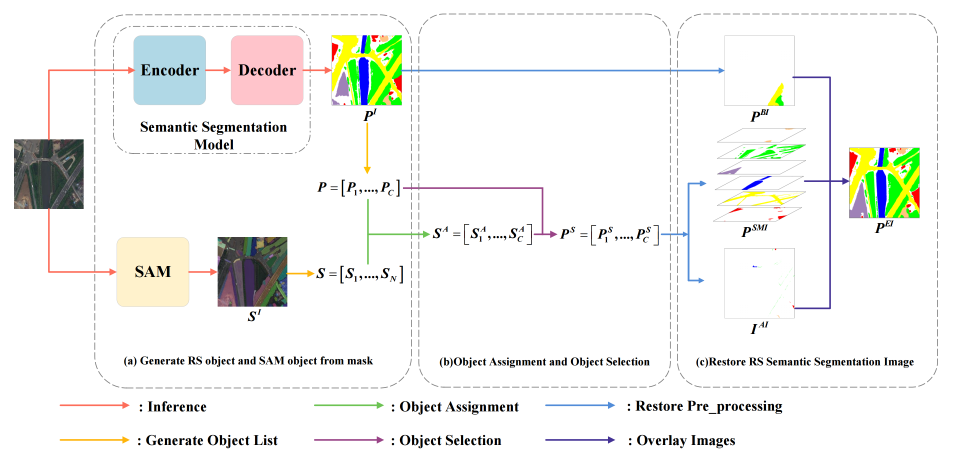
#> input picture framework.png, 2858 x 1389 px (shown at 1/3 size)
$ python -i transform.py   (imports and definitions only)
#> lines starting #> are read from the running program, lines starting #| are printed output that depends on the picture
#> further down, picture is the input picture: PIL image 2858x1389 RGB; mean R, G, B 241.8, 242.7, 239.8
import math
import numbers
from PIL import Image, ImageOps, ImageEnhance
import numpy as np
import random
from scipy.ndimage.morphology import generate_binary_structure, binary_erosion
from scipy.ndimage import maximum_filter


class Compose(object):
    def __init__(self, transforms):
        self.transforms = transforms

    # [5 lines left out: function __call__, not called in this run]


class RandomCrop(object):
    """
    Take a random crop from the image.
    First the image or crop size may need to be adjusted if the incoming image
    is too small...
    If the image is smaller than the crop, then:
         the image is padded up to the size of the crop
         unless 'nopad', in which case the crop size is shrunk to fit the image
    A random crop is taken such that the crop fits within the image.
    If a centroid is passed in, the crop must intersect the centroid.
    """
    # [62 lines left out: functions __init__, __call__, not called in this run]


class PadImage(object):
    def __init__(self, size=(512, 512), ignore_index=0):
        self.size = size
        self.ignore_index = ignore_index

    # [16 lines left out: function __call__, not called in this run]


class RandomHorizontalFlip(object):

    def __init__(self, prob: float = 0.5):
        self.prob = prob

    # [12 lines left out: function __call__, not called in this run]


class RandomVerticalFlip(object):
    def __init__(self, prob: float = 0.5):
        self.prob = prob

    # [12 lines left out: function __call__, not called in this run]


class Resize(object):
    def __init__(self, size: tuple = (512,  512)):
        self.size = size  # size: (h, w)

    def __call__(self, img, mask):
        assert img.size == mask.size
        return img.resize(self.size, Image.BICUBIC), mask.resize(self.size, Image.NEAREST)


class RandomScale(object):
    def __init__(self, scale_list=[0.75, 1.0, 1.25], mode='value'):
        self.scale_list = scale_list
        self.mode = mode

    # [11 lines left out: function __call__, not called in this run]


class ColorJitter(object):
    def __init__(self, brightness=0.5, contrast=0.5, saturation=0.5):
        if not brightness is None and brightness>0:
            self.brightness = [max(1-brightness, 0), 1+brightness]
        if not contrast is None and contrast>0:
            self.contrast = [max(1-contrast, 0), 1+contrast]
        if not saturation is None and saturation>0:
            self.saturation = [max(1-saturation, 0), 1+saturation]

    def __call__(self, img, mask=None):
        r_brightness = random.uniform(self.brightness[0], self.brightness[1])
        r_contrast = random.uniform(self.contrast[0], self.contrast[1])
        r_saturation = random.uniform(self.saturation[0], self.saturation[1])
        img = ImageEnhance.Brightness(img).enhance(r_brightness)
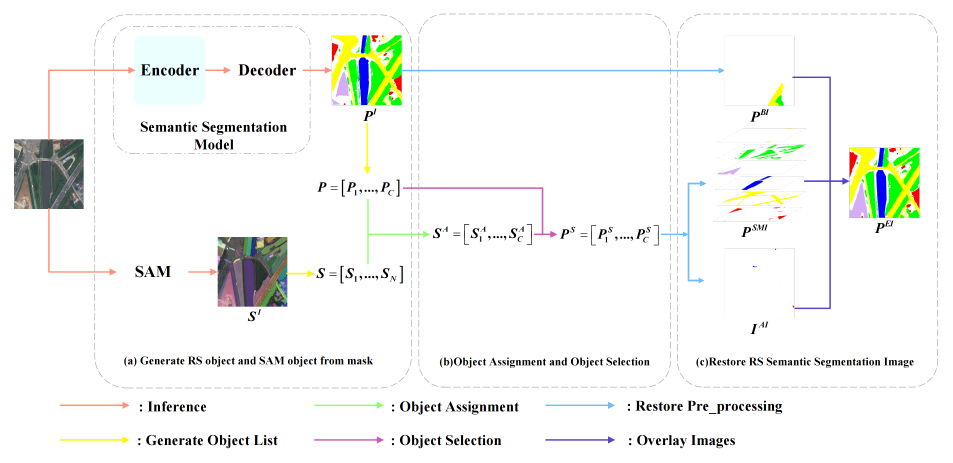
#> img: PIL image 2858x1389 RGB (shown at 1/3 size); mean R, G, B 244.2, 245.7, 243.1
        img = ImageEnhance.Contrast(img).enhance(r_contrast)
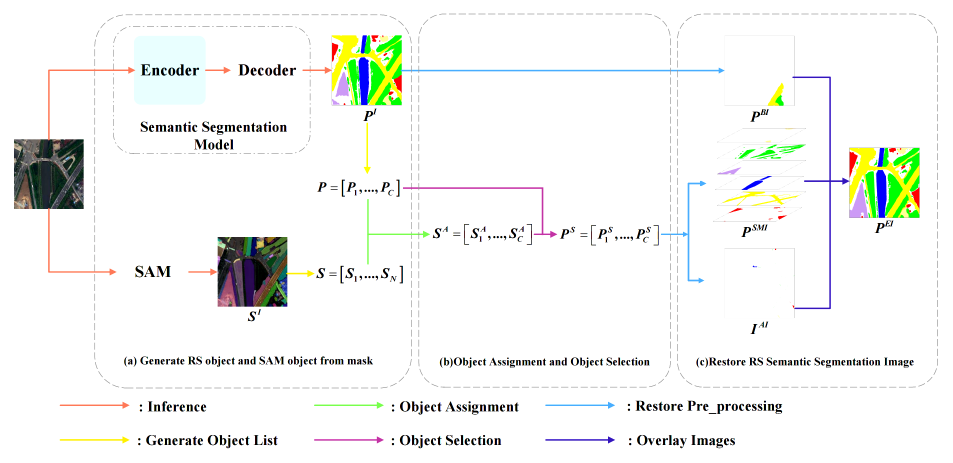
#> img: PIL image 2858x1389 RGB (shown at 1/3 size); mean R, G, B 242.8, 244.4, 241.8
        img = ImageEnhance.Color(img).enhance(r_saturation)
        if mask is None:
            return img
        else:
            return img, mask


class SmartCropV1(object):
    # [22 lines left out: functions __init__, __call__, not called in this run]


class SmartCropV2(object):
    # [32 lines left out: functions __init__, __call__, not called in this run]

>>> from PIL import Image
>>> picture = Image.open('../../../framework.png')
>>> result = ColorJitter()(picture)

$ run again, on selected_join.png
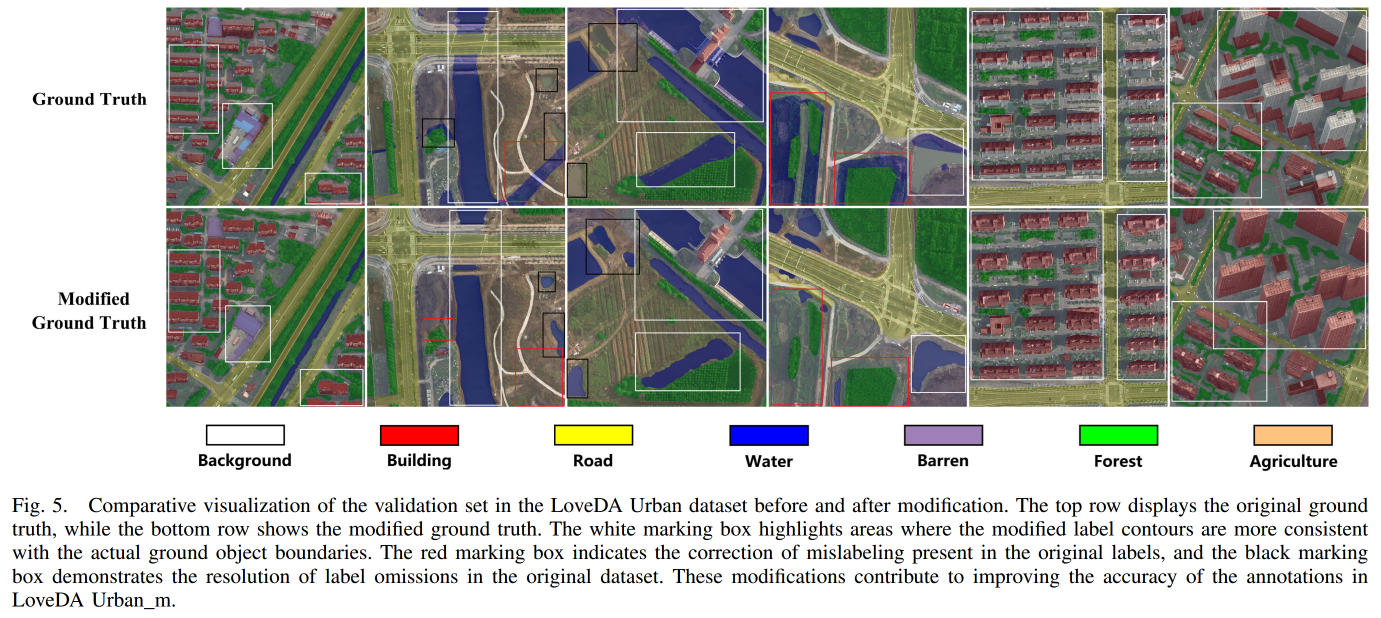
#> input picture selected_join.png, 2762 x 1235 px (shown at 1/2 size)
#> picture is the input picture: PIL image 2762x1235 RGB; mean R, G, B 161.1, 162.5, 154.8
#> in __call__, `img = ImageEnhance.Brightness(img).enhance(r_brightness)`:
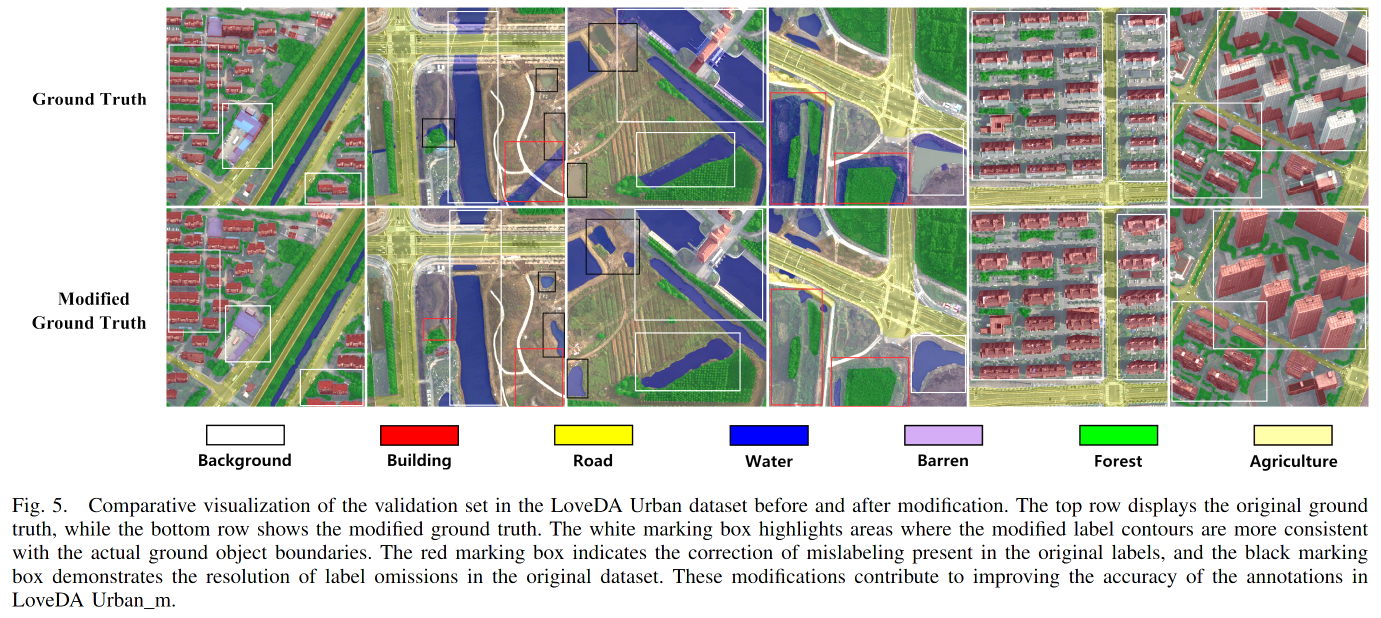
#> img: PIL image 2762x1235 RGB (shown at 1/2 size); mean R, G, B 180.3, 182.4, 172.3
#> in __call__, `img = ImageEnhance.Contrast(img).enhance(r_contrast)`:
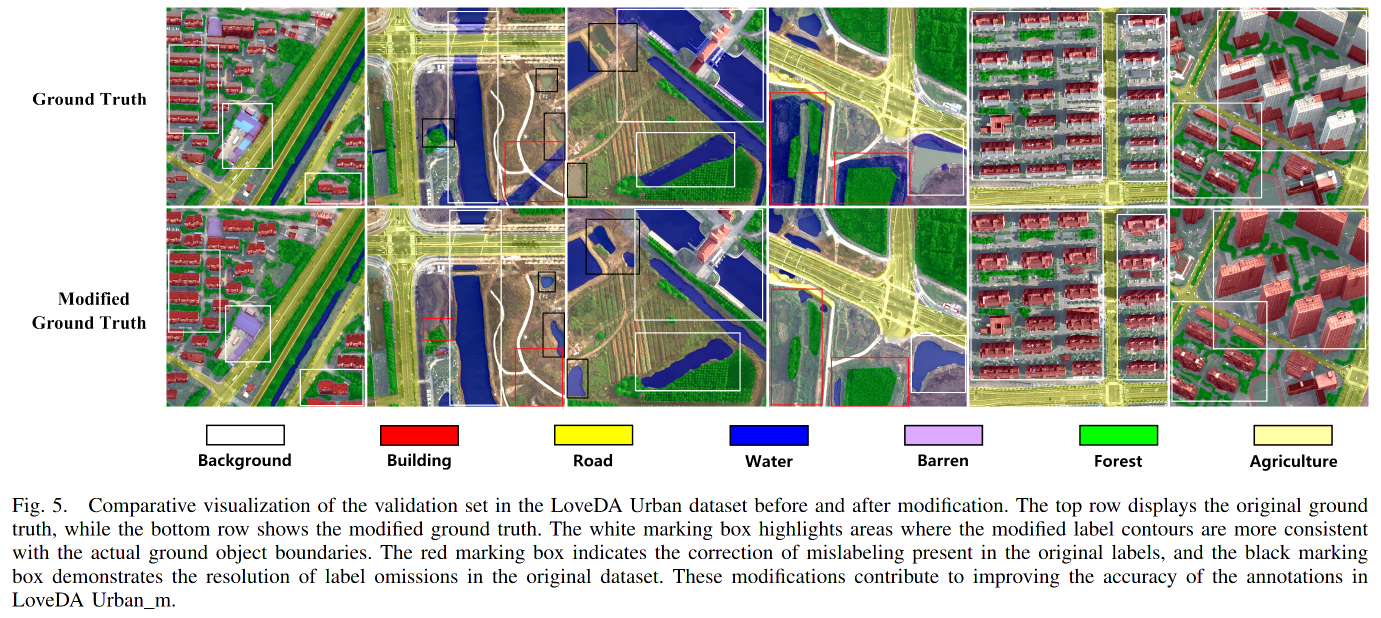
#> img: PIL image 2762x1235 RGB (shown at 1/2 size); mean R, G, B 172.7, 175.5, 163
